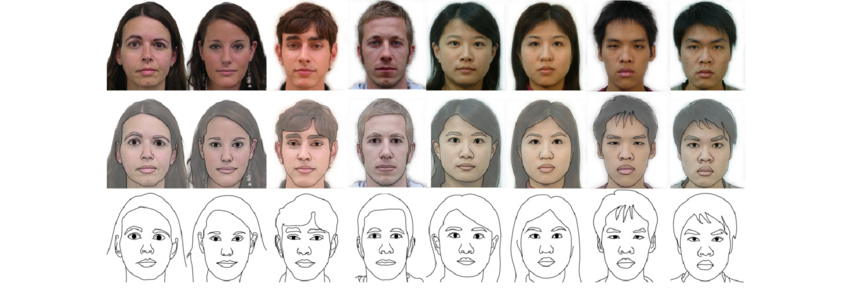
#> input picture Images/1.png, 850 x 290 px, found by its file name
$ python facedetector_using_images.py
#> lines starting #> are read from the running program, lines starting #| are printed output that depends on the picture; after the words box and inside, x2 and y2 are one past the last pixel; in counts of white or black regions, pixels touching at a corner belong together
#  code for only image

import cv2
from random import randrange

# load some pre-trained data on face frontals from opencv (haar cascade algorithm)
trained_face_data = cv2.CascadeClassifier('haarcascade_frontalface_default.xml')

# choose an image to detect faces in
# reading image array like bigmatrix with bunch of numbers pixels
# img = cv2.imread('RDJ.jpg')
img = cv2.imread('1.png')
#> img is the input picture: shape (290, 850, 3); mean B, G, R 198, 202, 209
# img = cv2.imread('JT.jpg')


# convert to grayscale
grayscaled_img=cv2.cvtColor(img, cv2.COLOR_BGR2GRAY)
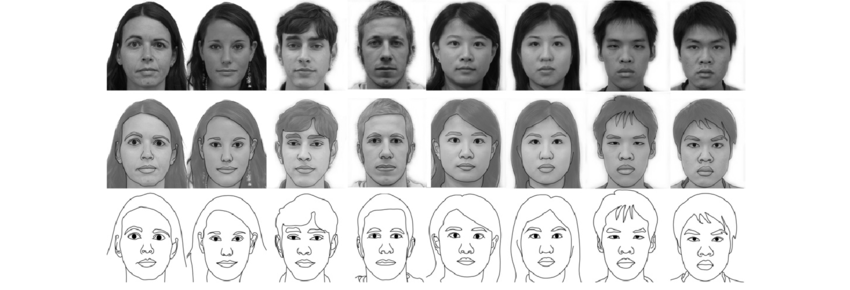
#> grayscaled_img: shape (290, 850); min 0, max 255, mean 203.6

# detect faces
face_coordinates = trained_face_data.detectMultiScale(grayscaled_img)
#> face_coordinates = 25 rows, first 6: [675, 23, 61, 61], [355, 18, 63, 63], [434, 20, 63, 63], [515, 20, 62, 62], [196, 23, 61, 61], [272, 20, 66, 66]


print(face_coordinates)
#> (printed output is left out)

# Draw rectangles around the faces
for ( x, y ,w ,h) in face_coordinates:
    cv2.rectangle(img, (x ,y), (x+w ,y+h), (randrange(128,256),randrange(256),randrange(256)), 2)
#> this loop made 25 passes
#> (x, y, w, h) on passes 1 to 12: (675, 23, 61, 61), (355, 18, 63, 63), (434, 20, 63, 63), (515, 20, 62, 62), (196, 23, 61, 61), (272, 20, 66, 66), (594, 21, 63, 63), (354, 115, 65, 65), (196, 119, 64, 64), (513, 117, 65, 65), (593, 117, 65, 65), (673, 119, 65, 65)
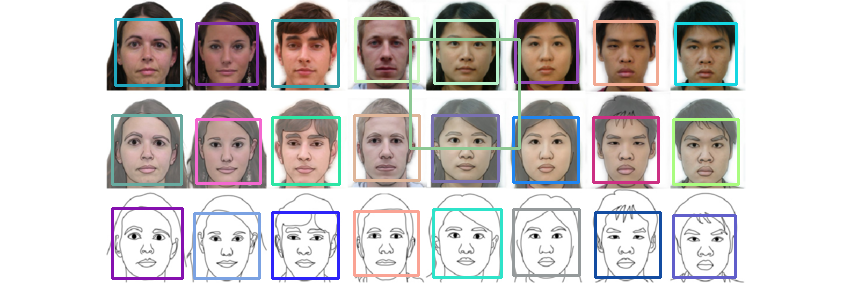
#> img: shape (290, 850, 3); 8.03% of pixels changed, all inside (x1, y1, x2, y2) = (111, 17, 740, 280)


# for 1 face
# (x,y,w,h)=face_coordinates[0] # for 1 person image
# (x,y,w,h)=face_coordinates[1] # for 2 person image
# cv2.rectangle(img, (101 ,168), (394+101 ,394+168), (0,255,0), 2)

# show the image (waitkey() :  to pause the screen)
# imshow('TITLE',image)

# Display image with the faces
cv2.imshow('Face Detector',img)
cv2.waitKey()


print('Code Completed')
